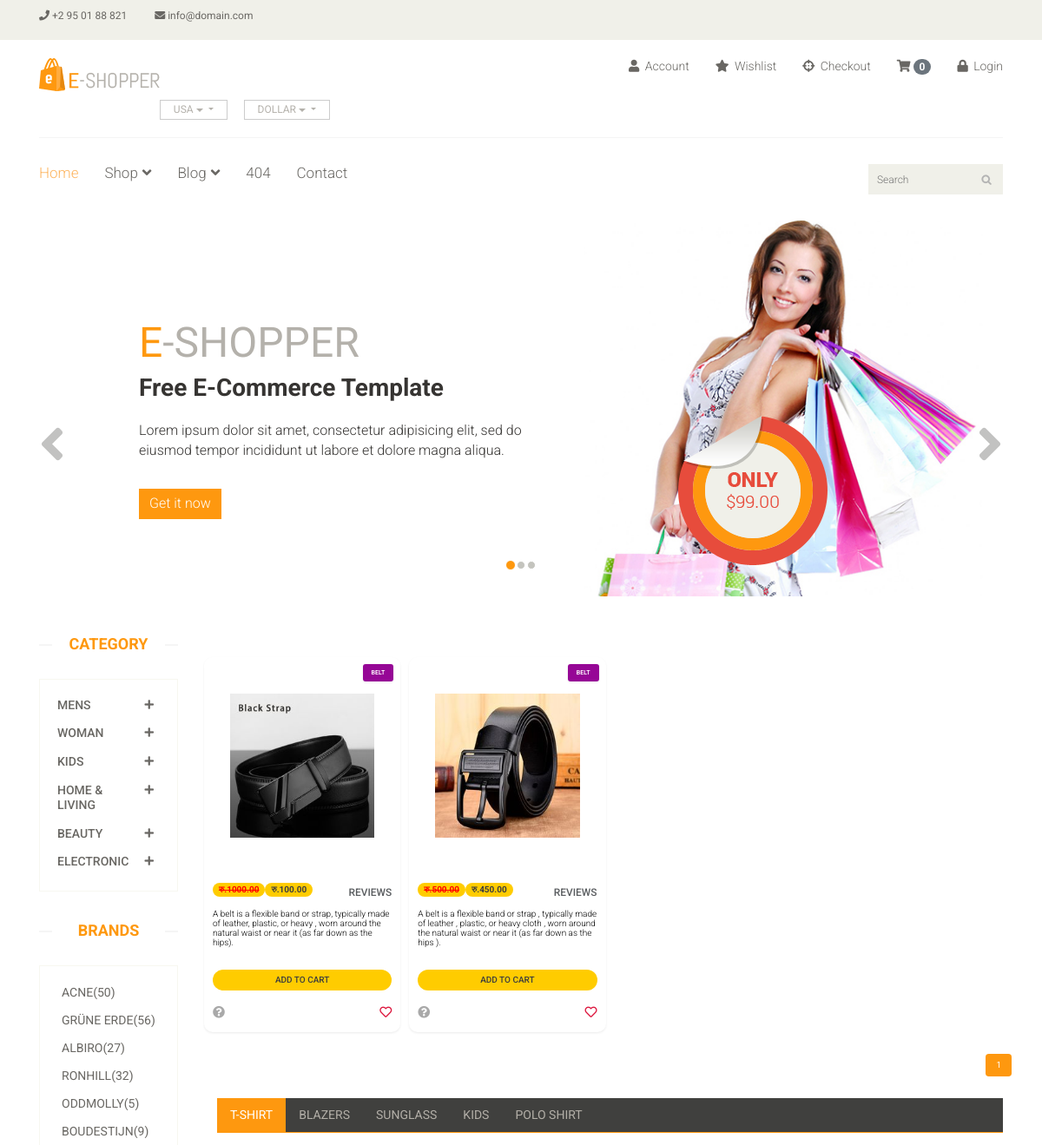
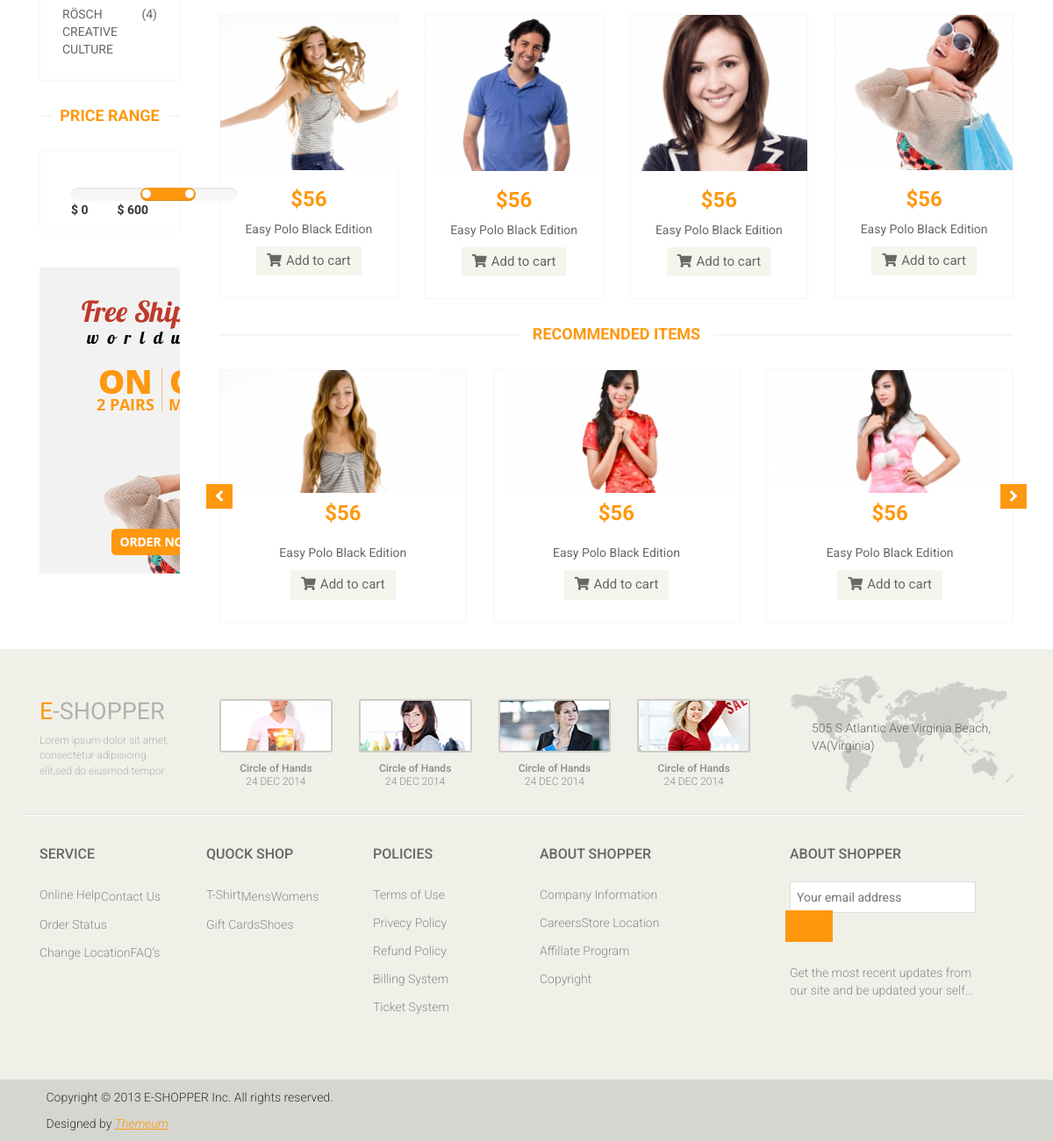
Screenshot of /?category=3 with the database file from the repository (2 pictures, top to bottom).
### main/models.py (models this page shows, shortened)
class Category(models.Model):
    title=models.CharField(max_length=100)

class Product(models.Model):
    image=models.ImageField(upload_to='products',blank=True)#pip install pillow
    image2=models.ImageField(upload_to='products',blank=True)
    image3=models.ImageField(upload_to='products',blank=True)
    category=models.ForeignKey(Category, on_delete=models.CASCADE)
    subcategory=models.ForeignKey(Subcategory, on_delete=models.CASCADE)
    name=models.CharField(max_length=50)
    desc=RichTextField(blank=True)
    Mark_price=models.DecimalField(max_digits=10,decimal_places=2)
    price=models.DecimalField(max_digits=10,decimal_places=2,editable=False)
    discount_percentage=models.DecimalField(max_digits=4,decimal_places=2)
    date=models.DateField(auto_now_add=True)
    availability=models.CharField(choices=availability_field, max_length=50, null=True)
    brand=models.ForeignKey(Brand,on_delete=models.CASCADE,null=True,blank=True)

### main/views.py (the view)
# urls.py: path("",index,name="index"),
def index(request):
    product=Product.objects.all()
    cate=Category.objects.all()
    cateid=request.GET.get('category')
    if cateid:
        product=Product.objects.filter(subcategory=cateid)
    else:
        product=Product.objects.all()
    page=Paginator(product,4)
    page_number=request.GET.get('page')
    data=page.get_page(page_number)
    total_page=data.paginator.num_pages
    context={
        'product':product,
        'cate':cate,
        'data':data,
        'total_page':total_page,
        'num':[i+1 for i in range(total_page)]
    }
    return render(request,'main/index.html',context)

### templates/main/index.html (shortened to what this page needs)
{% extends "base.html" %}
{% block content %}
{% load static %}
<section id="slider">
  <div class="container">
    <div class="row">
      <div class="col-sm-12">
        <div id="slider-carousel" class="carousel slide" data-ride="carousel">
          <ol class="carousel-indicators">
            <li
              data-target="#slider-carousel"
              data-slide-to="0"
              class="active"
            ></li>
            <li data-target="#slider-carousel" data-slide-to="1"></li>
            <li data-target="#slider-carousel" data-slide-to="2"></li>
          </ol>
          <div class="carousel-inner">
            <div class="item active">
              <div class="col-sm-6">
                <h1><span>E</span>-SHOPPER</h1>
                <h2>Free E-Commerce Template</h2>
                <p>
                  Lorem ipsum dolor sit amet, consectetur adipisicing elit, sed
                  do eiusmod tempor incididunt ut labore et dolore magna aliqua.
                </p>
                <button type="button" class="btn btn-default get">
                  Get it now
                </button>
              </div>
              <div class="col-sm-6">
                <img
                  src="/static/images/home/girl1.jpg"
                  class="girl img-responsive"
                  alt=""
                />
                <img
                  src="/static/images/home/pricing.png"
                  class="pricing"
                  alt=""
                />
              </div>
            </div>
          </div>
          <a
            href="#slider-carousel"
            class="left control-carousel hidden-xs"
            data-slide="prev"
          >
            <i class="fa fa-angle-left"></i>
          </a>
          <a
            href="#slider-carousel"
            class="right control-carousel hidden-xs"
            data-slide="next"
          >
            <i class="fa fa-angle-right"></i>
          </a>
        </div>
      </div>
    </div>
  </div>
</section>
<section>
  <div class="container">
    <div class="row">
      <div class="col-sm-2">
        <div class="left-sidebar">
          <h2>Category</h2>
          <div class="panel-group category-products" id="accordian">
            {% for i in cate %}
            <div class="panel panel-default">
              <div class="panel-heading">
                <h4 class="panel-title">
                  <a
                    data-toggle="collapse"
                    data-parent="#accordian"
                    href="#{{i.id}}"
                  >
                    <span class="badge pull-right"
                      ><i class="fa fa-plus"></i
                    ></span>
                    {{i.title}}
                  </a>
                </h4>
              </div>
            </div>
            {% endfor %}
          </div>
          <div class="brands_products">
            <h2>Brands</h2>
            <div class="brands-name">
              <ul class="nav nav-pills nav-stacked">
                <li>
                  <a href="#"> <span class="pull-right">(50)</span>Acne</a>
                </li>
                <li>
                  <a href="#">
                    <span class="pull-right">(56)</span>Grüne Erde</a
                  >
                </li>
                <li>
                  <a href="#"> <span class="pull-right">(27)</span>Albiro</a>
                </li>
                <li>
                  <a href="#"> <span class="pull-right">(32)</span>Ronhill</a>
                </li>
                <li>
                  <a href="#"> <span class="pull-right">(5)</span>Oddmolly</a>
                </li>
                <li>
                  <a href="#"> <span class="pull-right">(9)</span>Boudestijn</a>
                </li>
                <li>
                  <a href="#">
                    <span class="pull-right">(4)</span>Rösch creative culture</a
                  >
                </li>
              </ul>
            </div>
          </div>
          <div class="price-range">
            <h2>Price Range</h2>
            <div class="well text-center">
              /><br />
              <b class="pull-left">$ 0</b> <b class="pull-right">$ 600</b>
            </div>
          </div>
          <div class="shipping text-center">
            <img src="/static/images/home/shipping.jpg" alt="" />
          </div>
        </div>
      </div>
      <div class="col-sm-10 padding-right">
        <div
          class="container-fluid bg-trasparent my-4 p-3"
          style="position: relative"
        >
          <div
            class="row row-cols-1 row-cols-xs-2 row-cols-sm-2 row-cols-lg-4 g-3"
          >
            {% for i in data %}
            <div class="col hp">
              <div class="card h-100 shadow-sm">
                {% if i.image %}
                <a target="_blank" href="{% url 'product_detail' i.id %}">
                  <img
                    src="{{i.image.url}}"
                    class="card-img-top"
                    alt="product.title"
                  />
                </a>
                {% else %}
                <img src="" class="card-img-top" alt="tsko baje" />
                {%endif%}
                <div class="label-top shadow-sm">
                  <a class="text-white" target="_blank" href="">{{i.name}}</a>
                </div>
                <div class="card-body">
                  <div class="clearfix mb-3">
                    <span
                      class="float-start badge rounded-pill bg-success mark_price"
                      >रु.{{i.Mark_price}}</span
                    >
                    <span class="float-start badge rounded-pill bg-success"
                      >रु.{{i.price}}</span
                    >
                    <span class="float-end"
                      ><a
                        href="#"
                        class="small text-muted text-uppercase aff-link"
                        >reviews</a
                      ></span
                    >
                  </div>
                  <h5 class="card-title">
                    <a target="_blank" href="#">{{i.desc}}</a>
                  </h5>
                  <div class="d-grid gap-2 my-4">
                    <a href="{% url 'cart_add'  i.id %}" class="btn btn-warning bold-btn">add to cart</a>
                  </div>
                  <div class="clearfix mb-1">
                    <span class="float-start"
                      ><a href="#"><i class="fas fa-question-circle"></i></a
                    ></span>
                    <span class="float-end">
                      <i class="far fa-heart" style="cursor: pointer"></i>
                    </span>
                  </div>
                </div>
              </div>
            </div>
            {% endfor %}
          </div>
        </div>
        <nav aria-label="Page navigation example" class="d-flex">
          <ul class="pagination ms-auto">
            {% for n in data.paginator.page_range %}
              {% if n >= data.number|add:'-1' and n <= data.number|add:'1' %}
                <li class="page-item {% if n == data.number %}active{% endif %}">
                  <a class="page-link" href="?page={{ n }}">{{ n }}</a>
                </li>
              {% endif %}
            {% endfor %}
          </ul>
        </nav>
        <div class="category-tab">
          <div class="col-sm-12">
            <ul class="nav nav-tabs">
              <li class="active">
                <a href="#tshirt" data-toggle="tab">T-Shirt</a>
              </li>
              <li><a href="#blazers" data-toggle="tab">Blazers</a></li>
              <li><a href="#sunglass" data-toggle="tab">Sunglass</a></li>
              <li><a href="#kids" data-toggle="tab">Kids</a></li>
              <li><a href="#poloshirt" data-toggle="tab">Polo shirt</a></li>
            </ul>
          </div>
          <div class="tab-content">
            <div class="tab-pane fade active in" id="tshirt">
              <div class="col-sm-3">
                <div class="product-image-wrapper">
                  <div class="single-products">
                    <div class="productinfo text-center">
                      <img src="/static/images/home/gallery1.jpg" alt="" />
                      <h2>$56</h2>
                      <p>Easy Polo Black Edition</p>
                      <a href="#" class="btn btn-default add-to-cart"
                        ><i class="fa fa-shopping-cart"></i>Add to cart</a
                      >
                    </div>
                  </div>
                </div>
              </div>
              <div class="col-sm-3">
                <div class="product-image-wrapper">
                  <div class="single-products">
                    <div class="productinfo text-center">
                      <img src="/static/images/home/gallery2.jpg" alt="" />
                      <h2>$56</h2>
                      <p>Easy Polo Black Edition</p>
                      <a href="#" class="btn btn-default add-to-cart"
                        ><i class="fa fa-shopping-cart"></i>Add to cart</a
                      >
                    </div>
                  </div>
                </div>
              </div>
              <div class="col-sm-3">
                <div class="product-image-wrapper">
                  <div class="single-products">
                    <div class="productinfo text-center">
                      <img src="/static/images/home/gallery3.jpg" alt="" />
                      <h2>$56</h2>
                      <p>Easy Polo Black Edition</p>
                      <a href="#" class="btn btn-default add-to-cart"
                        ><i class="fa fa-shopping-cart"></i>Add to cart</a
                      >
                    </div>
                  </div>
                </div>
              </div>
              <div class="col-sm-3">
                <div class="product-image-wrapper">
                  <div class="single-products">
                    <div class="productinfo text-center">
                      <img src="/static/images/home/gallery4.jpg" alt="" />
                      <h2>$56</h2>
                      <p>Easy Polo Black Edition</p>
                      <a href="#" class="btn btn-default add-to-cart"
                        ><i class="fa fa-shopping-cart"></i>Add to cart</a
                      >
                    </div>
                  </div>
                </div>
              </div>
            </div>
          </div>
        </div>
        <div class="recommended_items">
          <h2 class="title text-center">recommended items</h2>
          <div
            id="recommended-item-carousel"
            class="carousel slide"
            data-ride="carousel"
          >
            <div class="carousel-inner">
              <div class="item active">
                <div class="col-sm-4">
                  <div class="product-image-wrapper">
                    <div class="single-products">
                      <div class="productinfo text-center">
                        <img src="/static/images/home/recommend1.jpg" alt="" />
                        <h2>$56</h2>
                        <p>Easy Polo Black Edition</p>
                        <a href="#" class="btn btn-default add-to-cart"
                          ><i class="fa fa-shopping-cart"></i>Add to cart</a
                        >
                      </div>
                    </div>
                  </div>
                </div>
                <div class="col-sm-4">
                  <div class="product-image-wrapper">
                    <div class="single-products">
                      <div class="productinfo text-center">
                        <img src="/static/images/home/recommend2.jpg" alt="" />
                        <h2>$56</h2>
                        <p>Easy Polo Black Edition</p>
                        <a href="#" class="btn btn-default add-to-cart"
                          ><i class="fa fa-shopping-cart"></i>Add to cart</a
                        >
                      </div>
                    </div>
                  </div>
                </div>
                <div class="col-sm-4">
                  <div class="product-image-wrapper">
                    <div class="single-products">
                      <div class="productinfo text-center">
                        <img src="/static/images/home/recommend3.jpg" alt="" />
                        <h2>$56</h2>
                        <p>Easy Polo Black Edition</p>
                        <a href="#" class="btn btn-default add-to-cart"
                          ><i class="fa fa-shopping-cart"></i>Add to cart</a
                        >
                      </div>
                    </div>
                  </div>
                </div>
              </div>
            </div>
            <a
              class="left recommended-item-control"
              href="#recommended-item-carousel"
              data-slide="prev"
            >
              <i class="fa fa-angle-left"></i>
            </a>
            <a
              class="right recommended-item-control"
              href="#recommended-item-carousel"
              data-slide="next"
            >
              <i class="fa fa-angle-right"></i>
            </a>
          </div>
        </div>
      </div>
    </div>
  </div>
</section>
{% endblock content %}

### rows the page displays
Category: title "MENS"
Category: title "WOMAN"
Category: title "KIDS"
Category: title "HOME & LIVING"
Category: title "BEAUTY"
Category: title "ELECTRONIC"
Product: image (picture), name "BELT", Mark_price "1000.00", price "100.00", desc "A belt is a flexible band or strap, typically made of leather, plastic, or heavy , worn around the natural waist or near it (as far down as the hips)."
Product: image (picture), name "BELT", Mark_price "500.00", price "450.00", desc "A belt is a flexible band or strap , typically made of leather , plastic, or heavy cloth , worn around the natural waist or near it (as far down as the hips )."

### other values shown
{{ request.session.cart|length }} "0"
{{ n }} "1"
